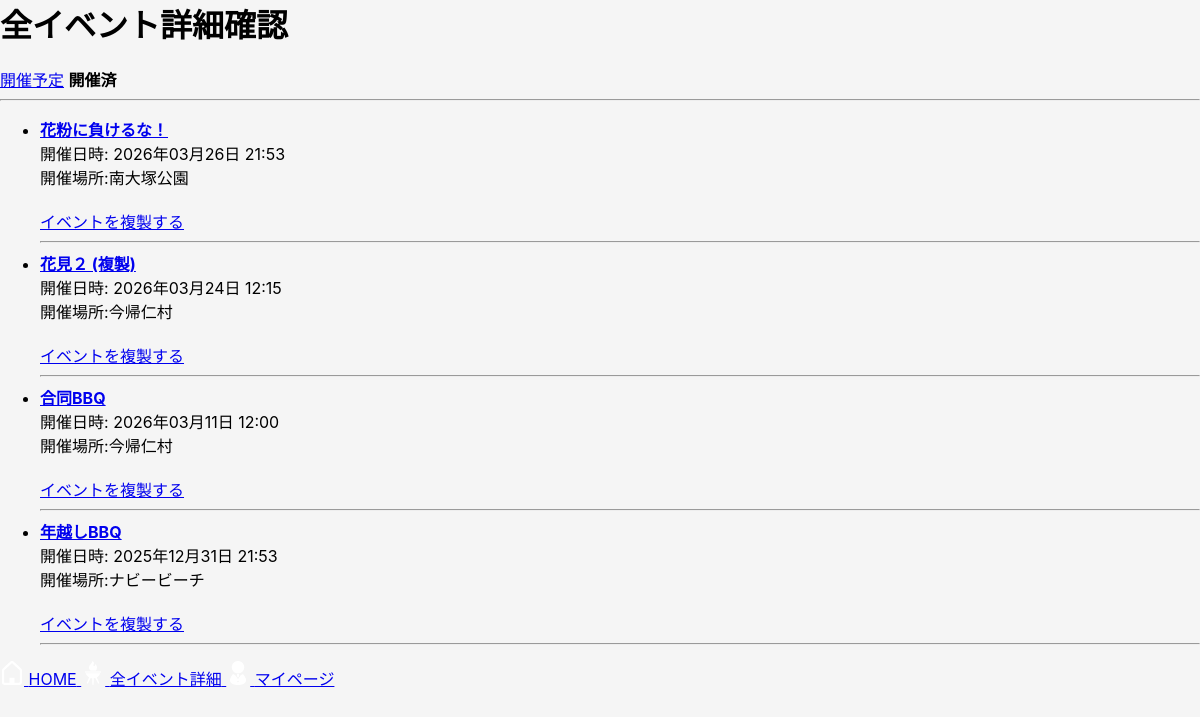
Before: /events/?status=past (signed in) with the older database file.
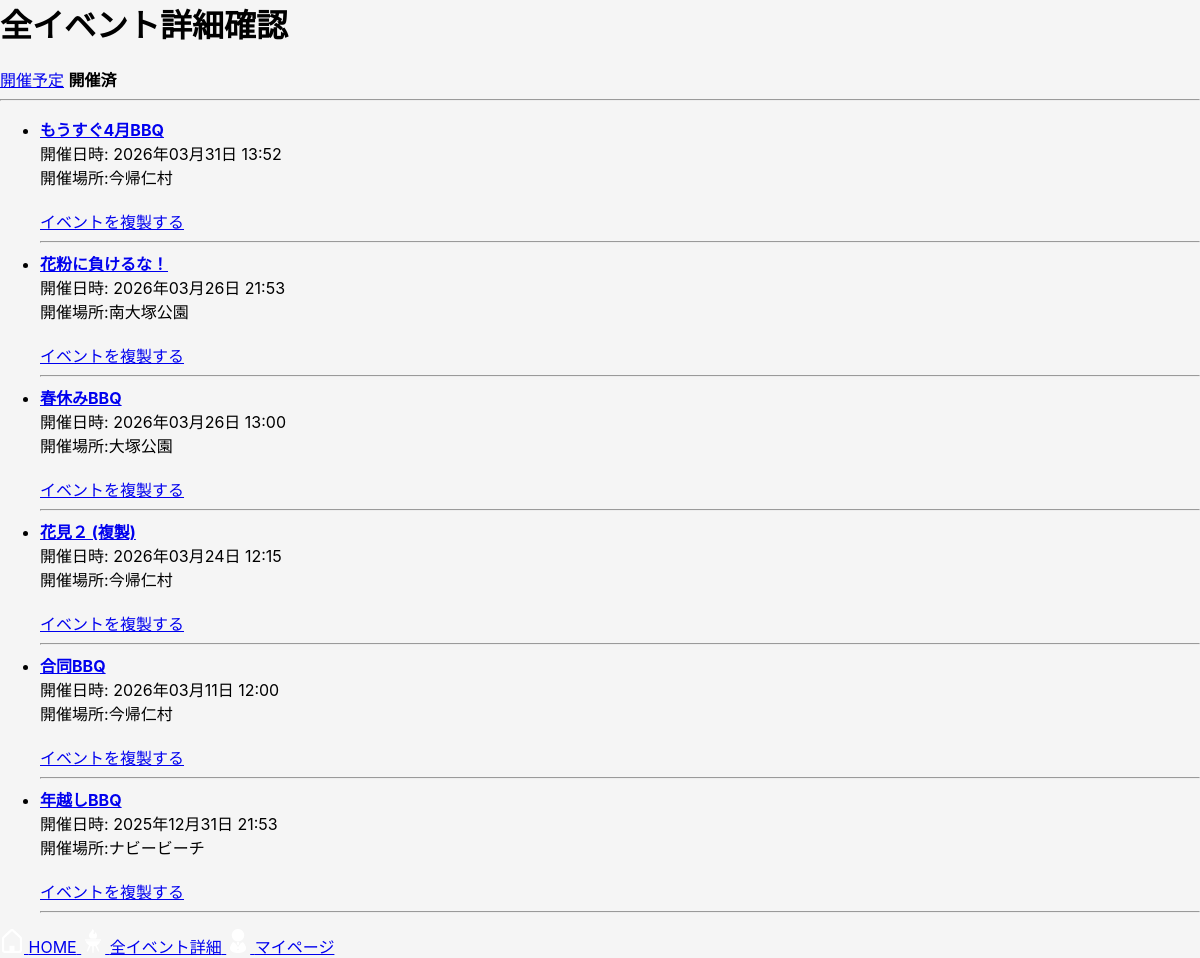
After: the same page with the newer database file.
### bbq_app/models.py (models this page shows, shortened)
class Event(models.Model):
    user = models.ForeignKey(settings.AUTH_USER_MODEL, on_delete=models.CASCADE, related_name="events")
    name = models.CharField("イベント名", max_length=30)
    held_at = models.DateTimeField("開催日時", null=True, blank=True)
    location = models.CharField("開催場所", max_length=50, blank=True)
    created_at = models.DateTimeField("作成日時", auto_now_add=True)
    updated_at = models.DateTimeField("更新日時", auto_now=True)

### bbq_app/views.py (the view)
# urls.py: path("events/", views.event_list, name="event_list"),
@login_required
def event_list(request):
    status = request.GET.get("status", "upcoming")
    now = timezone.now()
    qs = Event.objects.filter(user=request.user)
    if status == "past":
        events = qs.filter(held_at__lt=now).order_by("-held_at")
    else:
        events = qs.filter(Q(held_at__gte=now) | Q(held_at__isnull=True)).order_by("held_at")
    return render(request, "bbq_app/event_list.html",{"events":events,"status":status,})

### bbq_app/templates/bbq_app/event_list.html (shortened to what this page needs)
{% extends "bbq_app/base.html" %}
{% block content %}
<h1>全イベント詳細確認</h1>
<div>
    {% if status == "upcoming" %}
        <strong>開催予定</strong>
    {% else %}
        <a href="{% url 'event_list' %}?status=upcoming">開催予定</a>
    {% endif %}
    {% if status == "past" %}
         <strong>開催済</strong>
    {% else %}
        <a href="{% url 'event_list' %}?status=past">開催済</a>
    {% endif %}
</div>
<hr>
<ul>
{% for event in events %}
    <li>
        <strong>
            <a href="{% url 'item_edit' event.id %}">
                {{event.name}}
            </a>
        </strong><br>
        開催日時:
        {% if event.held_at %}
            {{ event.held_at|date:"Y年m月d日 H:i" }}
        {% else %}
            未定
        {% endif %}
        <br>
        開催場所:{{ event.location|default:"未定" }}
        <br><br>
        <a href="{% url 'event_duplicate' event.id %}">イベントを複製する</a>
        <hr>
        </li>
    {% empty %}
        <li>イベントがありません</li>
    {% endfor %}
    </ul>
    {% endblock %}

### bbq_app/templates/bbq_app/base.html (shortened to what this page needs)
{% load static %}
<!DOCTYPE>
<html lang="ja">
<head>
    <link rel="stylesheet" href="{% static 'bbq_app/css/style.css' %}">
</head>
<body>
    <main>{% block content %}{% endblock %}</main>
    {% block footer%}
        {% include "bbq_app/partials/footer_nav.html" %}
    {% endblock %}
</body>
</html>

### bbq_app/templates/bbq_app/partials/footer_nav.html
{% load static %}
<div class="footer-nav">
    <a href="{% url 'home' %}">
        <img src="{% static 'bbq_app/images/home.png' %}" width="24">
        <span>HOME</span>
    </a>
    <a href="{% url 'event_list' %}">
        <img src="{% static 'bbq_app/images/events.png' %}" width="24">
        <span>全イベント詳細</span>
    </a>
    <a href="{% url 'mypage' %}">
        <img src="{% static 'bbq_app/images/mypage.png' %}" width="24">
        <span>マイページ</span>
    </a>
</div>

### bbq_app/static/bbq_app/css/style.css (style rules this page uses)
body { margin:0 ; background: #f5f5f5; font-family: -apple-system, BlinkMacSystemFont, "Helvetica Neue", sanserif; }

Changed rows visible on the page:
added Event: name "もうすぐ4月BBQ", held_at "2026年03月31日 13:52", location "今帰仁村"
added Event: name "春休みBBQ", held_at "2026年03月26日 13:00", location "大塚公園"
